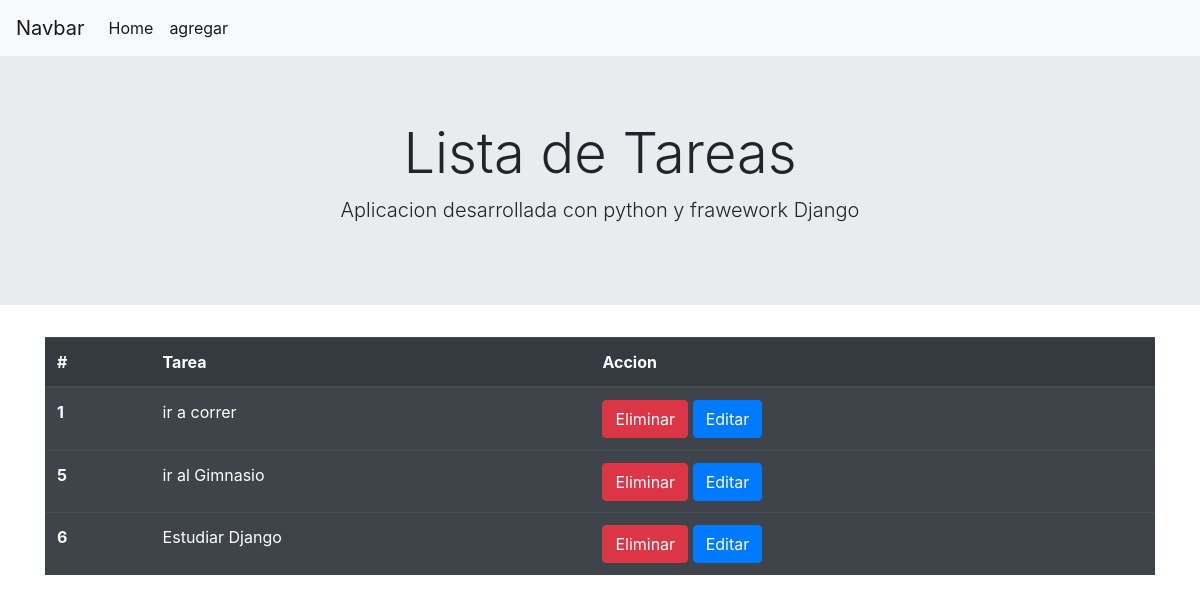
The page / on the database its author committed.
### todo/models.py (models this page shows)
class Tarea(models.Model):
    tarea=models.CharField(max_length=100)
    def __str__(self):
        return self.tarea

### todo/views.py (the view)
# urls.py: 2. Add a URL to urlpatterns:  path('', views.home, name='home')
def home(request):
    tareas=Tarea.objects.all()
    return render(request,'todo/home.html',{'tareas':tareas})

### todo/templates/todo/home.html (shortened to what this page needs)
{% extends "todo/layout.html" %}
{% block content %}
<div class=container>
<table class="table table-striped table-dark">
    <thead>
      <tr>
        <th scope="col">#</th>
        <th scope="col">Tarea</th>
        <th scope="col">Accion</th>
      </tr>
    </thead>
     {% for tarea in tareas %}
     <tr>
        <th scope="row"> {{tarea.id}} </th>
        <td> {{tarea}}</td>
        <td>
            <a class="btn btn-danger" href="{% url 'eliminar' tarea.id %}">Eliminar</a></button>
            <a class="btn btn-primary" href="{% url 'editar' tarea.id %}">Editar
        </td>
    <tr>
    {% endfor %}
  </table>
</div>
{% endblock %}

### rows shown on the page
Tarea: id "1", tarea "ir a correr"
Tarea: id "5", tarea "ir al Gimnasio"
Tarea: id "6", tarea "Estudiar Django"
